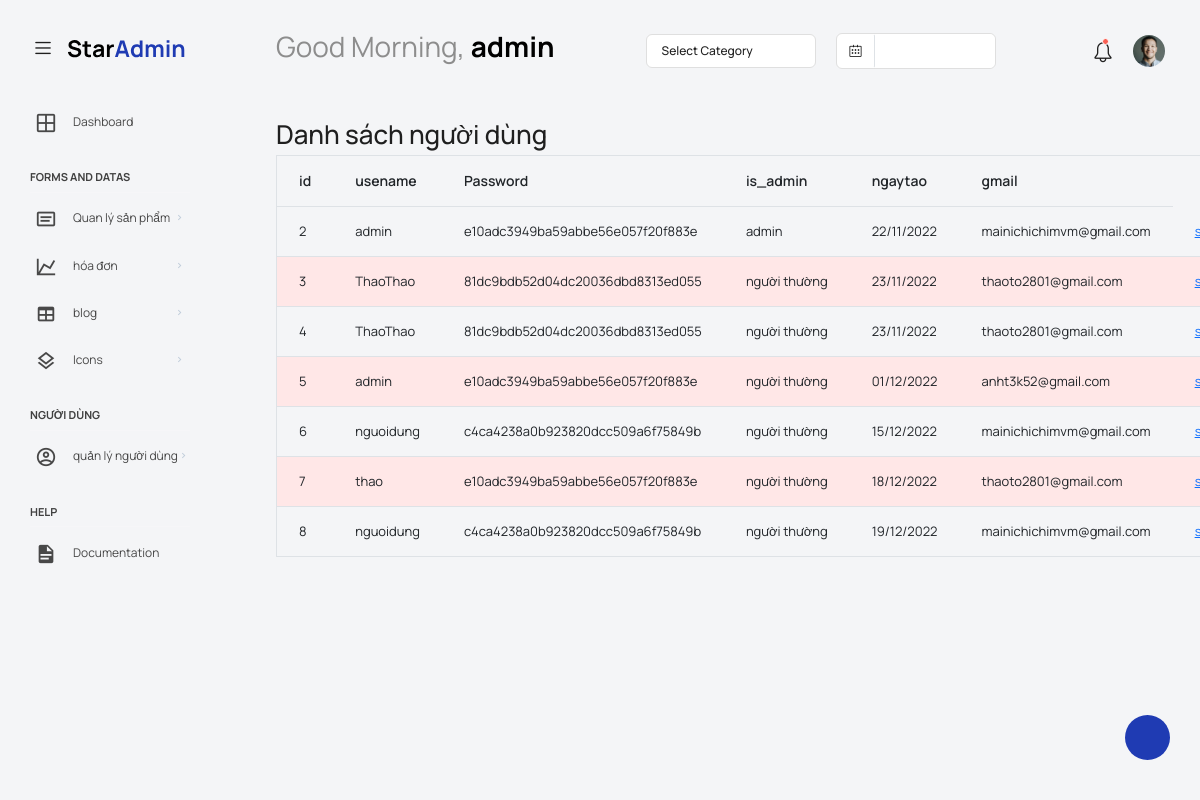
The app's page /admin/template/pages/nguoidung/nguoidung2.php (signed in) with its own data.
### tables this page shows
CREATE TABLE `user` (
  `id` int(11) NOT NULL,
  `usename` varchar(50) DEFAULT NULL,
  `password` varchar(150) DEFAULT NULL,
  `is_admin` int(11) DEFAULT NULL,
  `create_time` varchar(20) DEFAULT NULL,
  `gmail` varchar(50) DEFAULT NULL
);

### admin/template/pages/nguoidung/nguoidung2.php (the view, shortened to what this page needs)
<?php
  if(isset($_SESSION['login']) && isset($_SESSION['username']) && isset($_SESSION['gmail']) )
  {
    if($_SESSION['login']==1)
    {
      $username=$_SESSION['username'];
    }
    else{
      $gmail="";
      $username="";
    }
  }
          ?>
<!DOCTYPE html>
<html lang="en">
<head>
  <link rel="stylesheet" href="../../vendors/feather/feather.css">
  <link rel="stylesheet" href="../../vendors/mdi/css/materialdesignicons.min.css">
  <link rel="stylesheet" href="../../vendors/ti-icons/css/themify-icons.css">
  <link rel="stylesheet" href="../../vendors/typicons/typicons.css">
  <link rel="stylesheet" href="../../vendors/simple-line-icons/css/simple-line-icons.css">
  <link rel="stylesheet" href="../../vendors/css/vendor.bundle.base.css">
  <link rel="stylesheet" href="../../css/vertical-layout-light/style.css">
</head>
<body>
  <div class="container-scroller">
    <nav class="navbar default-layout col-lg-12 col-12 p-0 fixed-top d-flex align-items-top flex-row">
      <div class="text-center navbar-brand-wrapper d-flex align-items-center justify-content-start">
        <div class="me-3">
          <button class="navbar-toggler navbar-toggler align-self-center" type="button" data-bs-toggle="minimize">
            <span class="icon-menu"></span>
          </button>
        </div>
        <div>
          <a class="navbar-brand brand-logo" href="../../../../html/index.php">
            <img src="../../images/logo.svg" alt="logo" />
          </a>
        </div>
      </div>
      <div class="navbar-menu-wrapper d-flex align-items-top">
        <ul class="navbar-nav">
          <li class="nav-item font-weight-semibold d-none d-lg-block ms-0">
            <h1 class="welcome-text">Good Morning, <span class="text-black fw-bold"><?=$username?></span></h1>
          </li>
        </ul>
        <ul class="navbar-nav ms-auto">
          <li class="nav-item dropdown d-none d-lg-block">
            <a class="nav-link dropdown-bordered dropdown-toggle dropdown-toggle-split" id="messageDropdown" href="#" data-bs-toggle="dropdown" aria-expanded="false"> Select Category </a>
          </li>
          <li class="nav-item d-none d-lg-block">
            <div id="datepicker-popup" class="input-group date datepicker navbar-date-picker">
              <span class="input-group-addon input-group-prepend border-right">
                <span class="icon-calendar input-group-text calendar-icon"></span>
              </span>
              <input type="text" class="form-control">
            </div>
          </li>
          <li class="nav-item">
            <form class="search-form" action="#">
              <i class="icon-search"></i>
              <input type="search" class="form-control" placeholder="Search Here" title="Search here">
            </form>
          </li>
          <li class="nav-item dropdown">
            <a class="nav-link count-indicator" id="notificationDropdown" href="#" data-bs-toggle="dropdown">
              <i class="icon-mail icon-lg"></i>
            </a>
          </li>
          <li class="nav-item dropdown">
            <a class="nav-link count-indicator" id="countDropdown" href="#" data-bs-toggle="dropdown" aria-expanded="false">
              <i class="icon-bell"></i>
              <span class="count"></span>
            </a>
          </li>
          <li class="nav-item dropdown d-none d-lg-block user-dropdown">
            <a class="nav-link" id="UserDropdown" href="#" data-bs-toggle="dropdown" aria-expanded="false">
              <img class="img-xs rounded-circle" src="../../images/faces/face8.jpg" alt="Profile image"> </a>
          </li>
        </ul>
      </div>
    </nav>
    <div class="container-fluid page-body-wrapper">
      <div class="theme-setting-wrapper">
        <div id="settings-trigger"><i class="ti-settings"></i></div>
      </div>
      <nav class="sidebar sidebar-offcanvas" id="sidebar">
        <ul class="nav">
        <li class="nav-item">
            <a class="nav-link" href="../../index_admin.php">
              <i class="mdi mdi-grid-large menu-icon"></i>
              <span class="menu-title">Dashboard</span>
            </a>
          </li>
          <li class="nav-item nav-category">Forms and Datas</li>
          <li class="nav-item">
            <a class="nav-link" data-bs-toggle="collapse" href="#form-elements" aria-expanded="false"
              aria-controls="form-elements">
              <i class="menu-icon mdi mdi-card-text-outline"></i>
              <span class="menu-title">Quan lý sản phẩm</span>
              <i class="menu-arrow"></i>
            </a>
          </li>
          <li class="nav-item">
            <a class="nav-link" data-bs-toggle="collapse" href="#charts" aria-expanded="false" aria-controls="charts">
              <i class="menu-icon mdi mdi-chart-line"></i>
              <span class="menu-title">hóa đơn</span>
              <i class="menu-arrow"></i>
            </a>
          </li>
          <li class="nav-item">
            <a class="nav-link" data-bs-toggle="collapse" href="#tables" aria-expanded="false" aria-controls="tables">
              <i class="menu-icon mdi mdi-table"></i>
              <span class="menu-title">blog</span>
              <i class="menu-arrow"></i>
            </a>
          </li>
          <li class="nav-item">
            <a class="nav-link" data-bs-toggle="collapse" href="#icons" aria-expanded="false" aria-controls="icons">
              <i class="menu-icon mdi mdi-layers-outline"></i>
              <span class="menu-title">Icons</span>
              <i class="menu-arrow"></i>
            </a>
          </li>
          <li class="nav-item nav-category">người dùng</li>
          <li class="nav-item">
            <a class="nav-link" data-bs-toggle="collapse" href="#auth" aria-expanded="false" aria-controls="auth">
              <i class="menu-icon mdi mdi-account-circle-outline"></i>
              <span class="menu-title">quản lý người dùng</span>
              <i class="menu-arrow"></i>
            </a>
          </li>
          <li class="nav-item nav-category">help</li>
          <li class="nav-item">
            <a class="nav-link" href="http://bootstrapdash.com/demo/star-admin2-free/docs/documentation.html">
              <i class="menu-icon mdi mdi-file-document"></i>
              <span class="menu-title">Documentation</span>
            </a>
          </li>
        </ul>
      </nav>
      <div class="main-panel">
        <div class="content-wrapper" >
   <h2>Danh sách người dùng</h2>
<table class="table" id="tblUser" border="1">
    <thead>
        <tr>
            <th scope="col">id</th>
            <th scope="col">usename</th>
            <th scope="col">Password</th>
            <th scope="col">is_admin</th>
            <th scope="col">ngaytao</th>
            <th scope="col">gmail</th>
        </tr>
    </thead>
    <tbody>
    <?php
    $dbConnection = new dbConnection();
    $conn = $dbConnection->getConnection();
    $sql = "SELECT * FROM user";
    $result = $conn->query($sql);
    if ($result->num_rows > 0) {
        $stt = 0;
            while ($row = $result->fetch_assoc()) {
                $stt++; ?>
                <tr style="<?php if($stt%2==0){echo 'background-color: #ffe7e7';}?>">
                    <td>
                        <?= $row["id"] ?>
                    </td>
                    <td>
                        <?= $row["usename"]  ?>
                    </td>
                    <td>
                        <?= $row["password"] ?>
                    </td>
                    <td>
                        <?= $row["is_admin"] ==1 ? "admin" : "người thường" ?>
                    </td>
                    <td>
                        <?= date('d/m/Y ',$row["create_time"])  ?>
                    </td>
                    <td>
                        <?= $row["gmail"]  ?>
                    </td>
                    <td>
                        <a href="./edit_user/edit_user.php?id=<?=$row["id"]?>" >sửa</a>
                    </td>
                </tr>
        <?php
            }
        } else {
            echo "0 results";
        }
        ?>
    </tbody>
</table>
        </div>
      </div>
    </div>
  </div>
</body>
</html>

### records on screen
user: id "2", usename "admin", password "e10adc3949ba59abbe56e057f20f883e", is_admin "admin", create_time "22/11/2022", gmail "mainichichimvm@gmail.com"
user: id "3", usename "ThaoThao", password "81dc9bdb52d04dc20036dbd8313ed055", is_admin "người thường", create_time "23/11/2022", gmail "thaoto2801@gmail.com"
user: id "4", usename "ThaoThao", password "81dc9bdb52d04dc20036dbd8313ed055", is_admin "người thường", create_time "23/11/2022", gmail "thaoto2801@gmail.com"
user: id "5", usename "admin", password "e10adc3949ba59abbe56e057f20f883e", is_admin "người thường", create_time "01/12/2022", gmail "anht3k52@gmail.com"
user: id "6", usename "nguoidung", password "c4ca4238a0b923820dcc509a6f75849b", is_admin "người thường", create_time "15/12/2022", gmail "mainichichimvm@gmail.com"
user: id "7", usename "thao", password "e10adc3949ba59abbe56e057f20f883e", is_admin "người thường", create_time "18/12/2022", gmail "thaoto2801@gmail.com"
user: id "8", usename "nguoidung", password "c4ca4238a0b923820dcc509a6f75849b", is_admin "người thường", create_time "19/12/2022", gmail "mainichichimvm@gmail.com"

### other values on screen
$username "admin"
